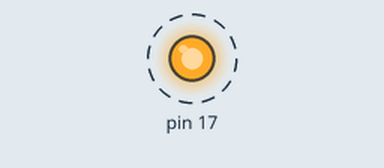
A sketch run on a simulated Arduino Uno, built with avr-gcc and run on an emulated ATmega328P. On the bench: output pins drawn as LEDs (lit = HIGH). Dashed ring = blinking.

Above: at 0.2 s.
Timing chart, 0 to 3.0 s (numbered marks = the images above):
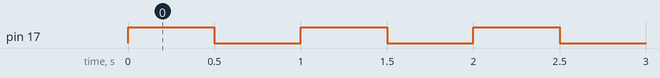

Measured:
- by itself, pin 17: alternates HIGH for 0.50 s and LOW for 0.50 s

The sketch:

blinky.ino
```cpp
// This method is called once, when
// the program is first ran.
void setup() {
	// Set a GPIO as an output. Pin 17 is connected
	// to the cathode of the left on board LED.
	pinMode(17, OUTPUT);
}

// This method is called after setup()
// and again when it finishes.
void loop() {
	// Sets the pin as high, thus making the cathode
	// high, so no current flows and no light is emitted.
	digitalWrite(17, HIGH);

	// Delays for 500 milliseconds.
	delay(500);

	// Sets the pin as low, thus making the cathode
	// low, so current flows and light is emitted.
	digitalWrite(17, LOW);

	// Delays for 500 milliseconds.
	delay(500);
}
```
